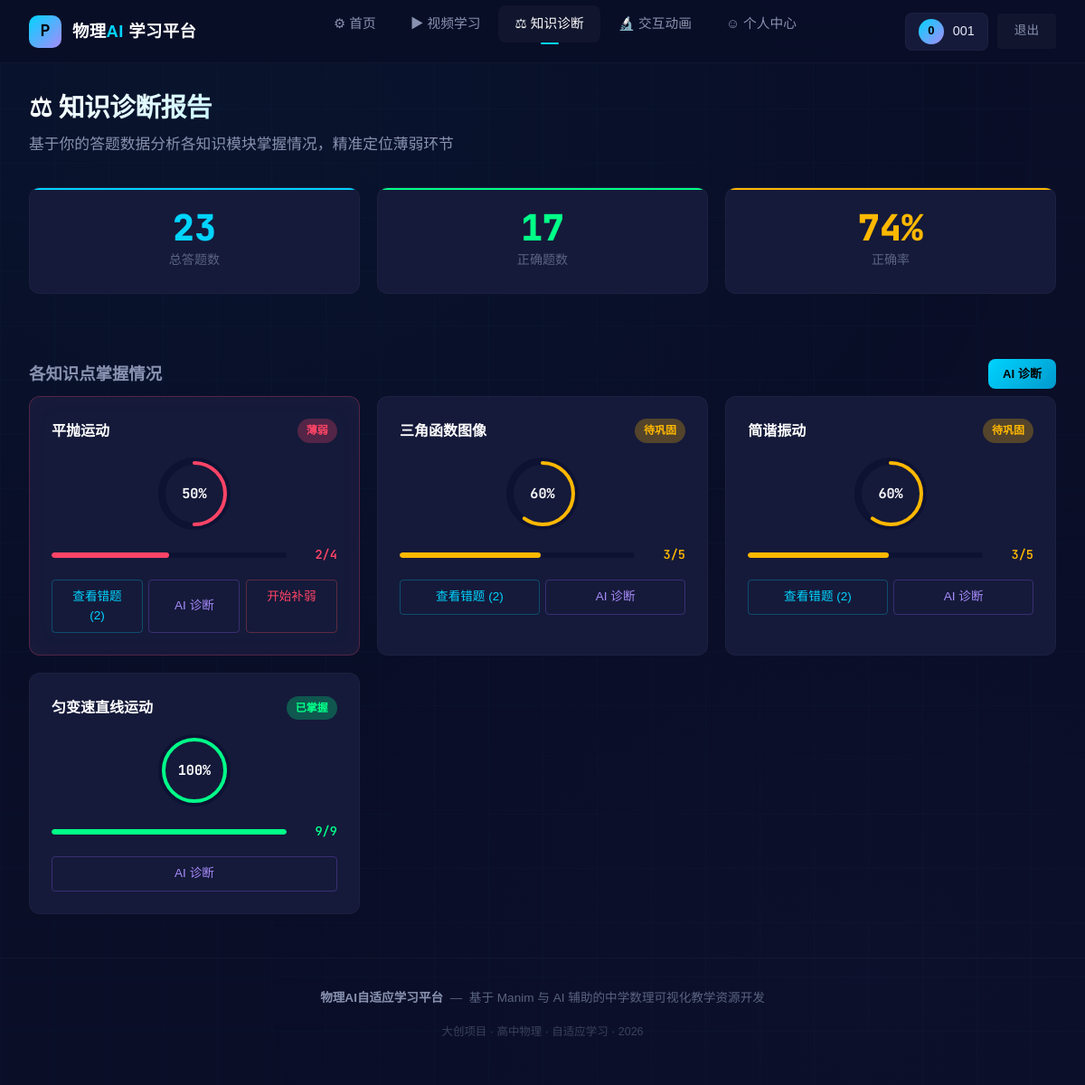
The page /diagnosis (signed in) on the database its author committed.
### app/models.py (models this page shows, shortened)
class User(UserMixin, db.Model):
    __tablename__ = 'users'
    id = db.Column(db.Integer, primary_key=True)
    username = db.Column(db.String(50), unique=True, nullable=False)
    password_hash = db.Column(db.String(256), nullable=False)
    email = db.Column(db.String(100))
    grade = db.Column(db.String(10), default='高一')
    created_at = db.Column(db.DateTime, default=datetime.now(timezone.utc))
    last_login = db.Column(db.DateTime)

class Video(db.Model):
    __tablename__ = 'videos'
    id = db.Column(db.Integer, primary_key=True)
    title = db.Column(db.String(200), nullable=False)
    description = db.Column(db.Text)
    topic = db.Column(db.String(100), nullable=False)
    topic_id = db.Column(db.String(50), nullable=False)
    subject = db.Column(db.String(20), default='物理')
    chapter = db.Column(db.String(50))
    video_path = db.Column(db.String(300), nullable=False)
    cover_path = db.Column(db.String(300))
    duration = db.Column(db.Integer)
    difficulty = db.Column(db.Integer, default=2)
    prerequisites = db.Column(db.Text)
    related = db.Column(db.Text)
    created_at = db.Column(db.DateTime, default=datetime.now(timezone.utc))

### app/routes/diagnosis.py (the view)
@diagnosis_bp.route('/diagnosis')
@login_required
def diagnosis_page():
    results = diagnose_user(current_user.id)
    total_questions = sum(r['total'] for r in results)
    total_correct = sum(r['correct'] for r in results)
    overall_accuracy = round(total_correct / total_questions * 100) if total_questions > 0 else 0
    weak_count = sum(1 for r in results if r['level'] == '薄弱')
    consolidate_count = sum(1 for r in results if r['level'] == '待巩固')
    mastered_count = sum(1 for r in results if r['level'] == '已掌握')
    return render_template('diagnosis.html',
                           results=results,
                           total_questions=total_questions,
                           total_correct=total_correct,
                           overall_accuracy=overall_accuracy,
                           weak_count=weak_count,
                           consolidate_count=consolidate_count,
                           mastered_count=mastered_count)

### app/models.py (called while the page is built)
@login_manager.user_loader
def load_user(user_id):
    return User.query.get(int(user_id))

### app/templates/diagnosis.html (shortened to what this page needs)
{% extends "base.html" %}
{% block content %}
<div class="diagnosis-header">
    <h1 class="hero-title" style="text-align:left; font-size:1.8rem;">
        &#9878; 知识诊断报告
    </h1>
    <p class="hero-desc" style="text-align:left; margin:0; margin-top:4px;">
        基于你的答题数据分析各知识模块掌握情况，精准定位薄弱环节
    </p>
</div>
<div class="diagnosis-header">
    <div class="diagnosis-stats">
        <div class="stat-card">
            <div class="stat-number" id="statTotal">0</div>
            <div class="stat-label">总答题数</div>
        </div>
        <div class="stat-card">
            <div class="stat-number" id="statCorrect">0</div>
            <div class="stat-label">正确题数</div>
        </div>
        <div class="stat-card">
            <div class="stat-number" id="statAccuracy">0%</div>
            <div class="stat-label">正确率</div>
        </div>
    </div>
</div>
<div class="diagnosis-header" style="padding-bottom:0.5rem;">
    <div style="display:flex; align-items:center; justify-content:space-between;">
        <h2 style="font-size:1.15rem; font-weight:600; color:var(--text-secondary); margin:0;">
            各知识点掌握情况
        </h2>
        {% if results %}
        <button id="aiDiagnosisBtn" onclick="runAiDiagnosis()" class="btn btn-primary btn-glow" style="font-size:0.82rem; padding:0.4rem 1rem;">
            AI 诊断
        </button>
        {% endif %}
    </div>
</div>
<div class="knowledge-grid" id="knowledgeGrid">
    {% if results %}
        {% for kp in results %}
        <div class="knowledge-card {% if (kp.accuracy or 0) < 60 %}weak-card{% endif %}"
             data-accuracy="{{ kp.accuracy or 0 }}">
            <div class="knowledge-card-title">
                <span>{{ kp.topic_name or '未命名知识点' }}</span>
                {% if (kp.accuracy or 0) < 60 %}
                    <span class="status-badge weak">薄弱</span>
                {% elif (kp.accuracy or 0) < 80 %}
                    <span class="status-badge medium">待巩固</span>
                {% else %}
                    <span class="status-badge strong">已掌握</span>
                {% endif %}
            </div>
            <div class="ring-chart">
                <svg viewBox="0 0 80 80">
                    <circle class="ring-bg" cx="40" cy="40" r="34"></circle>
                    <circle class="ring-fill {% if (kp.accuracy or 0) < 60 %}weak{% elif (kp.accuracy or 0) < 80 %}medium{% endif %}"
                            cx="40" cy="40" r="34"
                            stroke-dasharray="213.6"
                            stroke-dashoffset="213.6"
                            data-target-offset="{{ (213.6 * (1 - (kp.accuracy or 0) / 100))|round(1) }}">
                    </circle>
                </svg>
                <div class="ring-chart-value">{{ kp.accuracy or 0 }}%</div>
            </div>
            <div class="knowledge-card-stats">
                <div class="knowledge-card-bar">
                    <div class="knowledge-card-bar-fill {% if (kp.accuracy or 0) >= 80 %}high{% elif (kp.accuracy or 0) >= 60 %}medium{% else %}low{% endif %}"
                         style="width: {{ kp.accuracy or 0 }}%;"
                         data-target-width="{{ kp.accuracy or 0 }}">
                    </div>
                </div>
                <span class="knowledge-card-percent text-mono"
                      style="color:{% if (kp.accuracy or 0) >= 80 %}var(--green){% elif (kp.accuracy or 0) >= 60 %}var(--amber){% else %}var(--red){% endif %}">
                    {{ kp.correct or 0 }}/{{ kp.total or 0 }}
                </span>
            </div>
            <div style="display:flex; gap:0.4rem; margin-top:0.6rem; flex-wrap:wrap;">
                {% if kp.wrong_questions %}
                <a href="{{ url_for('diagnosis.wrong_questions', topic_id=kp.topic_id) }}"
                   class="btn btn-outline btn-sm" style="flex:1; text-align:center; min-width:80px;">
                    查看错题 ({{ kp.wrong_questions|length }})
                </a>
                {% endif %}
                <button onclick="runTopicAiDiagnosis('{{ kp.topic_id }}', this)"
                   class="btn btn-outline btn-sm" style="flex:1; text-align:center; min-width:80px; color:var(--purple); border-color:rgba(139,92,246,0.3);">
                    AI 诊断
                </button>
                {% if (kp.accuracy or 0) < 60 %}
                <a href="{{ url_for('videos.video_list') }}?chapter={{ kp.topic_name or '' }}"
                   class="btn btn-outline btn-sm" style="flex:1; text-align:center; min-width:80px; color:var(--red); border-color:rgba(255,80,80,0.3);">
                    开始补弱
                </a>
                {% endif %}
            </div>
        </div>
        {% endfor %}
    {% endif %}
</div>
{% endblock %}

### app/templates/base.html (shortened to what this page needs)
<!DOCTYPE html>
<html lang="zh-CN">
<head>
    <link href="https://cdn.jsdelivr.net/npm/bootstrap@5.3.3/dist/css/bootstrap.min.css" rel="stylesheet">
    <link href="https://cdn.jsdelivr.net/npm/video.js@8.10.0/dist/video-js.min.css" rel="stylesheet">
    <link rel="stylesheet" href="{{ url_for('static', filename='css/style.css') }}">
</head>
<body>
    <nav class="navbar-custom" id="mainNav" role="navigation" aria-label="主导航">
        <a href="{{ url_for('auth.index') }}" class="nav-brand">
            <div class="nav-brand-icon">P</div>
            <div class="nav-brand-text">物理<span>AI</span> 学习平台</div>
        </a>
        <ul class="nav-links" id="navLinks">
            <li>
                <a href="{{ url_for('auth.index') }}"
                   class="{% if request.endpoint == 'auth.index' %}active{% endif %}">
                    &#9881; 首页
                </a>
            </li>
            <li>
                <a href="{{ url_for('videos.video_list') }}"
                   class="{% if request.endpoint in ['videos.video_list', 'videos.video_play'] %}active{% endif %}">
                    &#9654; 视频学习
                </a>
            </li>
            <li>
                <a href="{{ url_for('diagnosis.diagnosis_page') }}"
                   class="{% if request.endpoint == 'diagnosis.diagnosis_page' %}active{% endif %}">
                    &#9878; 知识诊断
                </a>
            </li>
            <li>
                <a href="{{ url_for('experiments.experiment_list') }}"
                   class="{% if request.endpoint and 'experiments' in request.endpoint %}active{% endif %}">
                    &#128300; 交互动画
                </a>
            </li>
            <li>
                <a href="{{ url_for('auth.profile') }}"
                   class="{% if request.endpoint == 'auth.profile' %}active{% endif %}">
                    &#9786; 个人中心
                </a>
            </li>
        </ul>
        <div class="nav-actions">
            {% if current_user.is_authenticated %}
                <div class="nav-user">
                    <div class="nav-user-avatar">
                        {{ current_user.username|first|upper }}
                    </div>
                    <span>{{ current_user.username }}</span>
                </div>
                <a href="{{ url_for('auth.logout') }}" class="btn btn-ghost btn-sm">退出</a>
            {% else %}
                <a href="{{ url_for('auth.login') }}" class="btn btn-ghost btn-sm">登录</a>
                <a href="{{ url_for('auth.register') }}" class="btn btn-primary btn-sm">注册</a>
            {% endif %}
        </div>
    </nav>
    <main class="page-content page-enter" role="main" id="mainContent">
        {% block content %}{% endblock %}
    </main>
    <footer class="site-footer">
        <p>
            <span class="footer-brand">物理AI自适应学习平台</span>
            &nbsp;&mdash;&nbsp;
            基于 Manim 与 AI 辅助的中学数理可视化教学资源开发
        </p>
        <p class="mt-1" style="font-size:0.78rem; opacity:0.6;">
            大创项目 &middot; 高中物理 &middot; 自适应学习 &middot; 2026
        </p>
    </footer>
</body>
</html>

### app/templates/base.html (style rules this page uses)
.page-enter { animation: pageEnter 0.35s var(--ease-out, ease-out) both; }
.nav-links a, .nav-actions a { transition: color 0.2s, transform 0.15s; }
.btn { transition: transform 0.12s, box-shadow 0.2s, background 0.2s; }

### rows shown on the page
User: username|first "0", username "001"
Video: topic "平抛运动"
Video: topic "三角函数图像"
Video: topic "简谐振动"
Video: topic "匀变速直线运动"

### other values the page prints
{{ kp.accuracy or 0 }} "50" "60" "60" "100"
{{ kp.correct or 0 }} "2" "3" "3" "9"
{{ kp.total or 0 }} "4" "5" "5" "9"
{{ kp.wrong_questions|length }} "2" "2" "2"
